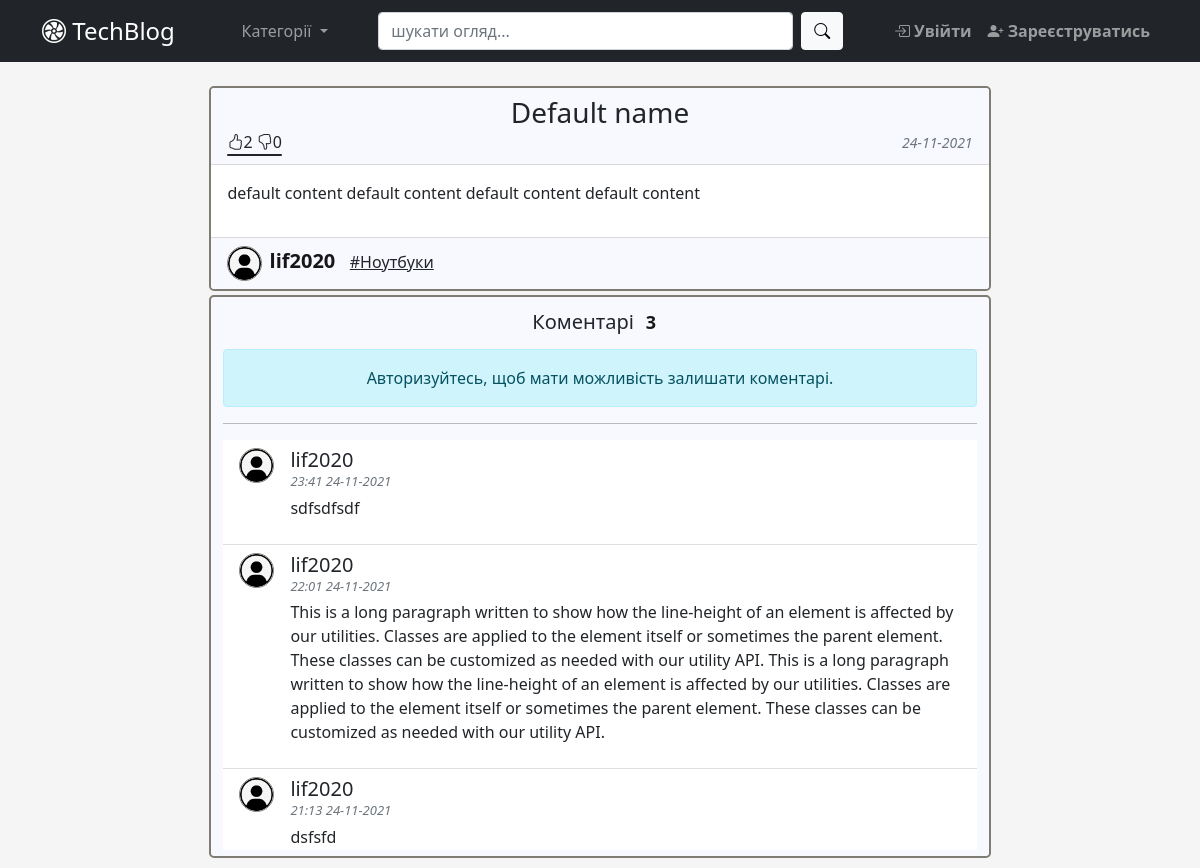
/post/11, run on the app's committed database.
### app/blog/models.py (models this page shows, shortened)
class Post(db.Model):  # type: ignore
    id = db.Column(db.Integer, primary_key=True)  # type: ignore
    category_id = db.Column(db.Integer, db.ForeignKey('category.id'),
                            nullable=False)  # type: ignore
    user_id = db.Column(db.Integer(), db.ForeignKey('user.id'))  # type: ignore
    title = db.Column(db.String(100), nullable=False)  # type: ignore
    content = db.Column(db.Text)  # type: ignore
    created_at = db.Column(db.DateTime, default=datetime.now)  # type: ignore
    comments = db.relationship('Comment', backref='post_br', lazy=True)
    likes = db.relationship('Like', backref='post_br', lazy=True)
    def total_comments(self):
        return Comment.query.filter(Comment.post_id == self.id).count()
    def total_likes(self):
        return Like.query.filter(
            Like.post_id == self.id,
            Like.status == True).count()
    def total_dislikes(self):
        return Like.query.filter(
            Like.post_id == self.id,
            Like.status == False).count()
    def get_like_percentage(self):
        num_of_rates = self.total_likes() + self.total_dislikes()
        print('get_like_percentage')
        if num_of_rates == 0:
            return 50
        else:
            return int(self.total_likes() / num_of_rates * 100)

class Category(db.Model):  # type: ignore
    id = db.Column(db.Integer, primary_key=True)  # type: ignore
    name = db.Column(db.String(25), unique=True, nullable=False)
    category = db.relationship('Post', backref='category_br', lazy=True)

class Comment(db.Model):  # type: ignore
    id = db.Column(db.Integer, primary_key=True)  # type: ignore
    user_id = db.Column(db.Integer, db.ForeignKey('user.id'))  # type: ignore
    post_id = db.Column(db.Integer, db.ForeignKey('post.id'))  # type: ignore
    text = db.Column(db.String(500), nullable=False)  # type: ignore
    created_at = db.Column(db.DateTime, default=datetime.now)  # type: ignore

### app/user/models.py (models this page shows, shortened)
class User(db.Model, UserMixin):  # type: ignore
    id = db.Column(db.Integer, primary_key=True)  # type: ignore
    username = db.Column(db.String(30), unique=True, nullable=False)
    email = db.Column(db.String(50), unique=True, nullable=False)
    password = db.Column(db.String(30), nullable=False)
    picture = db.Column(db.String(20), nullable=False,
                        server_default='default.jpg')  # type: ignore
    comment = db.relationship('Comment', backref='user_br', lazy=True)
    like = db.relationship('Like', backref='user_br', lazy=True)
    posts = db.relationship('Post', backref='user_br', lazy=True)

### app/blog/views.py (the view, shortened to what this page needs)
@blog_bp.route('/post/<int:post_id>', methods=["GET", "POST"])
def post_view(post_id):
    form = FormComment()
    post = Post.query.get_or_404(post_id)
    comments = Comment.query.filter_by(post_id=post_id)\
        .order_by(Comment.created_at.desc())
    return render_template('post_view.html', post=post, form=form,
                           comments=comments)

### app/blog/forms.py
class FormComment(FlaskForm):
    comment = TextAreaField(
        'Коментар',
        render_kw={'cols': 40, 'rows': 3},
        validators=[Length(min=3, max=500,
                           message='Коментар повинен бути довжиною '
                                   'від 5 до 100 симолів!'),
                    DataRequired(message='Коментар не може бути пустим!')]
    )
    submit = SubmitField('Опублікувати')

### app/blog/templates/blog/post_view.html (shortened to what this page needs)
{% extends "base.html" %}
{% block main %}
  <div class="card mb-1 post-section">
    <div class="card-header light-silver-bg">
      <h3 class="text-center mb-0">{{post.title}}</h3>
        <div class="align-left">
          <a href="{{ url_for('blog_bp_in.rate_action', post_id=post.id, action='like') }}" id='like-btn' class="bi" data-toggle="tooltip">{{post.total_likes()}}</a>
          <a href="{{ url_for('blog_bp_in.rate_action', post_id=post.id, action='dislike') }}" id='dislike-btn' class="bi" data-toggle="tooltip">{{post.total_dislikes()}}</a>
          <div class="progress" style="height: 2px;">
            <div id='likes-percentage' class="progress-bar" role="progressbar" style="background-color:#212529;" aria-valuenow="25" aria-valuemin="0" aria-valuemax="100"></div>
          </div>
        </div>
      <div class="align-right mb-0">
        <small class="text-muted fst-italic">{{post.created_at.strftime('%d-%m-%Y')}}</small>
      </div>
    </div>
    <div class="card-body text-dark ">
      <div class="card-text text-break">{{post.content|safe}}</div>
    </div>
    <div class="card-footer light-silver-bg">
      <img src="{{url_for('static',filename='profile_pictures/' + post.user_br.picture)}}" class="rounded-circle post-author-img" alt="author-image">
      <a class="post-author-name" href="{{url_for('blog_bp_in.user_posts', user_id=post.user_br.id)}}"> <b>{{post.user_br.username}}</b></a>&nbsp;&nbsp;
      <a href="#" class="link-dark">#{{ post.category_br.name }}</a>
    </div>
  </div>
  <div id="comment-section" class="form-control" style="background-color: #f8f8ff;">
    <h5 class="p-1" align="center">Коментарі<span class="badge badge-style rounded-pill">{{post.total_comments()}}</span></h5>
    {% if current_user.is_authenticated %}
      <form method="post" action="{{ url_for('blog_bp_in.post_view', post_id=post.id, next=request.args.get('next')) }}" enctype="multipart/form-data" class="pt-1 pb-2" align="center">
        {{form.csrf_token}}
        {{form.comment(style="width:70%; padding: 6px;", placeholder="Бажаєте прокоментувати дану публікацію?") }} <br>
        <button type="submit" class="btn btn-secondary float-right bi bi-send-fill"> Надіслати</button>
      </form>
    {% else %}
      <div class="alert alert-info" role="alert" align="center">
        Авторизуйтесь, щоб мати можливість залишати коментарі.
      </div>
    {% endif %}
    <hr class="wide-hr">
    <div id="comment-list" class="overflow-auto">
      <ul class="list-group list-group-flush">
        {%for comment in comments%}
          <li class="list-group-item d-flex">
            <img src="{{url_for('static',filename='profile_pictures/' + comment.user_br.picture)}}" class="rounded-circle comment-author-img " alt="author-image">
            <div class="ms-3">
              <h5 style="display: block; margin-bottom: 0em;">{{comment.user_br.username}}</h5>
              <small id="comment-date" class="text-muted fst-italic" style="display: block;">{{comment.created_at.strftime('%H:%M %d-%m-%Y')}}</small>
                <p class="pt-1">{{comment.text}}</p>
            </div>
          </li>
        {% endfor %}
      </ul>
    </div>
  </div>
{% endblock main %}

### app/static/css/custom.css (style rules this page uses)
body { background-color: #f5f5f5; !important; }
.post-section { background: white; border: 2px solid #7E7C73; border-radius: 5px; margin-bottom: 20px; overflow:auto; margin:auto; width:70% }
.post-author-img { height: 35px; width: 35px; margin-right: 3px; border: 1px solid #7E7C73; }
a.post-author-name { font-size: 20px; color: #171717; text-decoration: none; margin-right: 2px; }
.align-left { float:left; }
.align-right { float:right; }
.light-silver-bg { background: #f8f8ff; }
#like-btn { color: #212529; text-decoration: none; }
#dislike-btn { color: #212529; text-decoration: none; }
#comment-date { font-size: 13px; }
.comment-author-img { height: 35px; width: 35px; border: 1px solid #7E7C73; }
#comment-list { max-height:410px; }
#comment-section { border: 2px solid #7E7C73; border-radius: 5px; margin:auto; margin-bottom: 10px; width:70% }
.badge-style { background: #f8f8ff; color: #171717; font-size: 18px; }
.wide-hr { border-top: 1px solid black; }

### data on the page
Post: title "Default name", created_at "24-11-2021", content "default content default content default content default content"
User: picture (placeholder picture), user_br.username "lif2020"
Category: category_br.name "Ноутбуки"
Comment: picture (placeholder picture), user_br.username "lif2020", created_at "23:41 24-11-2021", text "sdfsdfsdf"
Comment: picture (placeholder picture), user_br.username "lif2020", created_at "22:01 24-11-2021", text "This is a long paragraph written to show how the line-height of an element is affected by our utilities. Classes are applied to the element itself or sometimes the parent element. These classes can be customized as needed with our utility API. This is a long paragraph written to show how the line-height of an element is affected by our utilities. Classes are applied to the element itself or sometimes the parent element. These classes can be customized as needed with our utility API."
Comment: picture (placeholder picture), user_br.username "lif2020", created_at "21:13 24-11-2021", text "dsfsfd"

### other printed values
{{ post.total_likes() }} "2"
{{ post.total_dislikes() }} "0"
{{ post.total_comments() }} "3"
